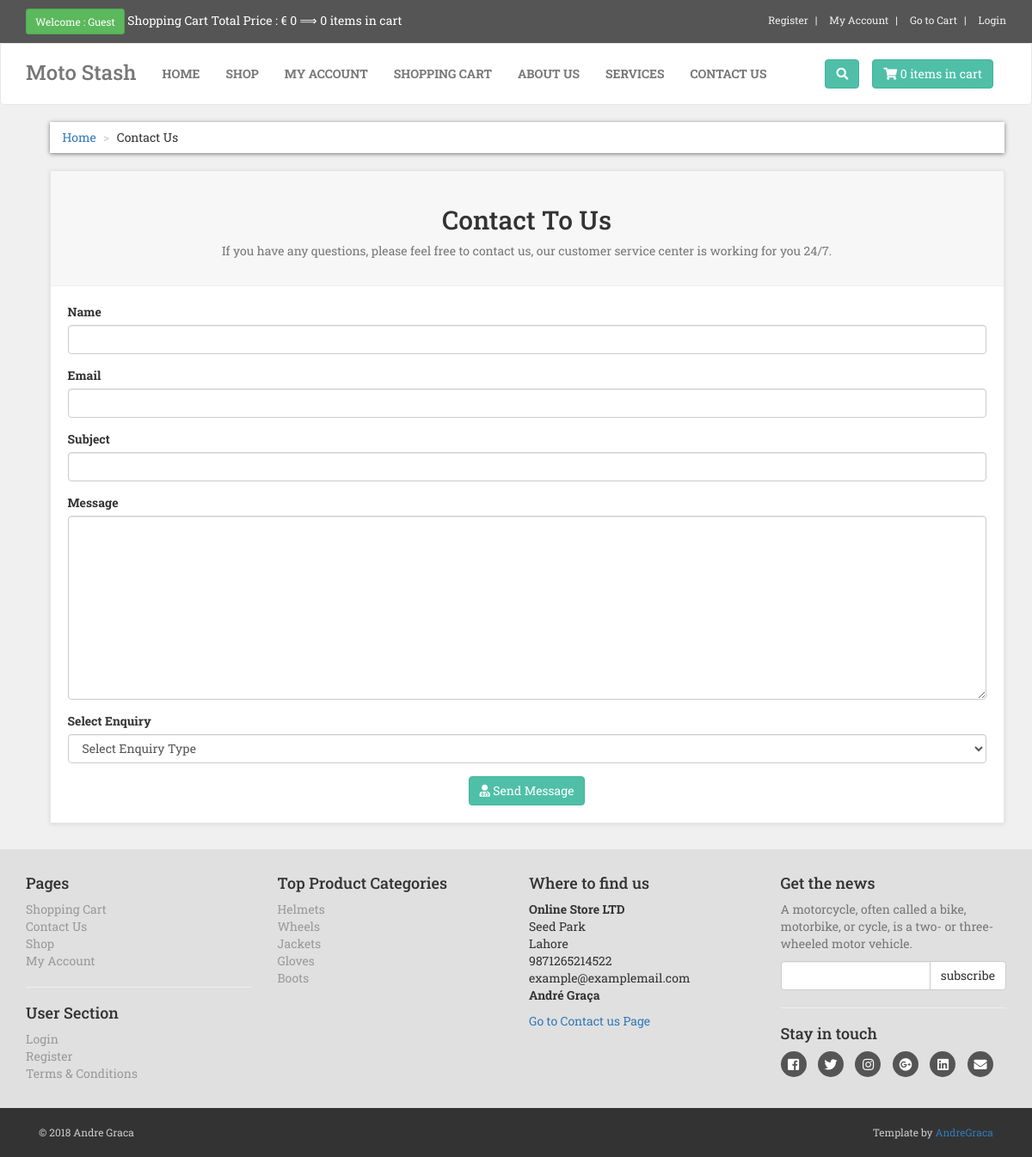
The page /contact.php on the database its author committed.
### tables this page shows
CREATE TABLE `contact_us` (
  `contact_id` int(11) NOT NULL AUTO_INCREMENT,
  `contact_email` text,
  `contact_heading` text,
  `contact_description` text,
  PRIMARY KEY (`contact_id`)
);

CREATE TABLE `product_categories` (
  `p_cat_id` int(10) NOT NULL AUTO_INCREMENT,
  `p_cat_title` text,
  `p_cat_top` text,
  `p_cat_image` text,
  PRIMARY KEY (`p_cat_id`)
);

### contact.php (the view, shortened to what this page needs)
<?php
include 'functions/functions.php';
?>
<!doctype html>
<html lang="pt">
<head>
    <link rel="stylesheet" href="styles/bootstrap.min.css">
    <link rel="stylesheet" href="font-awesome/css/fontawesome.min.css">
    <link rel="stylesheet" href="styles/styles.css">
    <link rel="stylesheet" href="https://use.fontawesome.com/releases/v5.5.0/css/all.css"
>
</head>
<body>
<?php include 'includes/top.php' ?>
<?php include "includes/navbar.php"; ?>
<div id="content">
    <div class="container">
        <div class="col-md-12">
            <ul class="breadcrumb">
                <li><a href="index.php">Home</a></li>
                <li>Contact Us</li>
            </ul>
        </div>
        <div class="col-md-12">
            <div class="box">
                <div class="box-header">
                    <div class="text-center">
                        <?php
                        $getInfo = "select * from onlinestore.contact_us";
                        $infoQuery = mysqli_query($connection,$getInfo);
                        $rowContactUs = mysqli_fetch_array($infoQuery);
                        $contactHeading = $rowContactUs['contact_heading'];
                        $contactDesc = $rowContactUs['contact_description'];
                        ?>
                        <h2><?php echo $contactHeading ?></h2>
                        <p class="text-muted">
                            <?php
                            echo $contactDesc;
                            ?>
                        </p>
                    </div>
                </div>
                <form action="contact.php" method="post">
                    <div class="form-group">
                        <label for="">Name</label>
                        <input type="text" class="form-control" name="name" required>
                    </div>
                    <div class="form-group">
                        <label for="">Email</label>
                        <input type="email" class="form-control" name="email" required>
                    </div>
                    <div class="form-group">
                        <label for="">Subject</label>
                        <input type="text" class="form-control" name="subject" required>
                    </div>
                    <div class="form-group">
                        <label for="">Message</label>
                        <textarea name="message" class="form-control" id="" cols="30" rows="10"></textarea>
                    </div>
                    <div class="form-group">
                        <label for="">Select Enquiry</label>
                        <select name="enquiry" id="" class="form-control">
                            <option value="">
                                Select Enquiry Type
                            </option>
                        </select>
                    </div>
                    <div class="text-center">
                        <button type="submit" name="submit" class="btn btn-primary">
                            <i class="fas fa-user-md"></i> Send Message
                        </button>
                    </div>
                </form>
            </div>
        </div>
    </div>
</div>
<?php include "includes/footer.php" ?>
</body>
</html>

### includes/footer.php (shortened to what this page needs)
<div id="footer">
    <div class="container">
        <div class="row">
            <div class="col-md-3 col-sm-6">
                <h4>Pages</h4>
                <ul>
                    <li><a href="cart.php">Shopping Cart</a></li>
                    <li><a href="contact.php">Contact Us</a></li>
                    <li><a href="shop.php">Shop</a></li>
                    <li><a href="checkout.php">My Account</a></li>
                </ul>
                <hr>
                <h4>User Section</h4>
                <ul>
                    <li><?php
                        if (!isset($_SESSION['customer_email'])) {
                            echo "<a href='checkout.php'>Login</a>" . "<br>" . "
                    <li><a href=\"customerRegister.php\">Register</a></li>";
                        } else {
                            echo "<a href='myAccount.php?myOrders'>My Account</a>";
                        }
                        ?></li>
                    <li><a href="terms.php">Terms & Conditions</a></li>
                </ul>
            </div>
            <div class="col-md-3 col-sm-6">
                <h4>Top Product Categories</h4>
                <ul>
                    <?php
                    $productCategories = "SELECT * FROM onlinestore.product_categories";
                    $query = mysqli_query($connection, $productCategories);
                    while ($row = mysqli_fetch_array($query)) {
                        $productCategoryId = $row['p_cat_id'];
                        $productCategoryTitle = $row['p_cat_title'];
                        ?>
                        <li>
                            <a href="shop.php?productCategory=<?php echo $productCategoryId ?>"><?php echo $productCategoryTitle ?></a>
                        </li>
                        <?php
                    }
                    ?>
                </ul>
            </div>
            <div class="col-md-3 col-sm-6">
                <h4>Where to find us</h4>
                <p>
                    <strong>Online Store LTD</strong>
                    <br>Seed Park
                    <br>Lahore
                    <br>9871265214522
                    <br>example@examplemail.com
                    <br>
                    <strong>André Graça</strong>
                </p>
                <a href="contact.php">Go to Contact us Page</a>
            </div>
            <div class="col-md-3 col-sm-6">
                <h4>Get the news</h4>
                <p class="text-muted">
                    A motorcycle, often called a bike, motorbike, or cycle, is a two- or three-wheeled motor vehicle.
                </p>
                <form action="" method="post">
                    <div class="input-group">
                        <input type="text" class="form-control" name="email">
                        <span class="input-group-btn">
                            <input type="submit" value="subscribe" class="btn btn-default">
                        </span>
                    </div>
                </form>
                <hr>
                <h4>Stay in touch</h4>
                <p class="social">
                    <a href="#"><i class="fab fa-facebook-square"></i></a>
                    <a href="#"><i class="fab fa-twitter"></i></a>
                    <a href="#"><i class="fab fa-instagram"></i></a>
                    <a href="#"><i class="fab fa-google-plus"></i></a>
                    <a href="#"><i class="fab fa-linkedin"></i></a>
                    <a href="#"><i class="fa fa-envelope"></i></a>
                </p>
            </div>
        </div>
    </div>
</div>
<div id="copyright">
    <div class="container">
        <div class="col-md-6">
            <p class="pull-left">
                &copy; 2018 Andre Graca
            </p>
        </div>
        <div class="col-md-6">
            <p class="pull-right">
                Template by <a href="#">AndreGraca</a>
            </p>
        </div>
    </div>
</div>

### styles/styles.css (style rules this page uses)
body { font-family: 'Roboto Slab', Helvetica, Arial, serif; font-size: 14px; line-height: 1.42857143; color: #333333; background: #f0f0f0; }
.btn-primary { color: rgb(255, 255, 255); background: rgb(79, 191, 168); border-color: rgb(65, 179, 156); }
.box { background: #fff; margin: 0 0 30px; border: solid 1px #e6e6e6; -webkit-box-sizing: border-box; -moz-box-sizing: border-box; box-sizing: border-box; padding: 20px; -webkit-box-shadow: 0 1px 5px rgba(0, 0, 0, .1); -moz-box-shadow: 0 1px 5px rgba(0, 0, 0, .1); box-shadow: 0 1px 5px rgba(0, 0, 0, .1); }
#content { padding-left: 25px; }
.breadcrumb { padding: 8px 15px; margin-bottom: 20px; background-color: #ffffff; border-radius: 0; box-shadow: 0 1px 5px rgba(0, 0, 0, .5); }
.breadcrumb > li + li:before { content: ">\00a0"; color: #cccccc; }
.box .box-header { background: #f7f7f7; margin: -20px -20px 20px; padding: 20px; border-bottom: solid 1px #eeeeee; }
#footer { background: #e0e0e0; padding: 20px 0; }
#footer ul { padding-left: 0; list-style: none; }
#footer ul a { color: #999999; }
#footer .social { text-align: left; }
#footer .social a { margin: 0 10px 0 0; color: #ffffff; display: inline-block; width: 30px; height: 30px; border-radius: 15px; line-height: 30px; font-size: 15px; text-align: center; transition: all 0.2s ease-out; vertical-align: bottom; background-color: #555555; }
#copyright { background: #333333; color: #cccccc; padding: 20px 0; font-size: 12px; }
#copyright p { margin: 0; }

### rows shown on the page
contact_us: contact_heading "Contact To Us", contact_description "If you have any questions, please feel free to contact us, our customer service center is working for you 24/7."
product_categories: p_cat_title "Helmets"
product_categories: p_cat_title "Wheels"
product_categories: p_cat_title "Jackets"
product_categories: p_cat_title "Gloves"
product_categories: p_cat_title "Boots"

### other values the page prints
$total "0"
$count "0 0"
